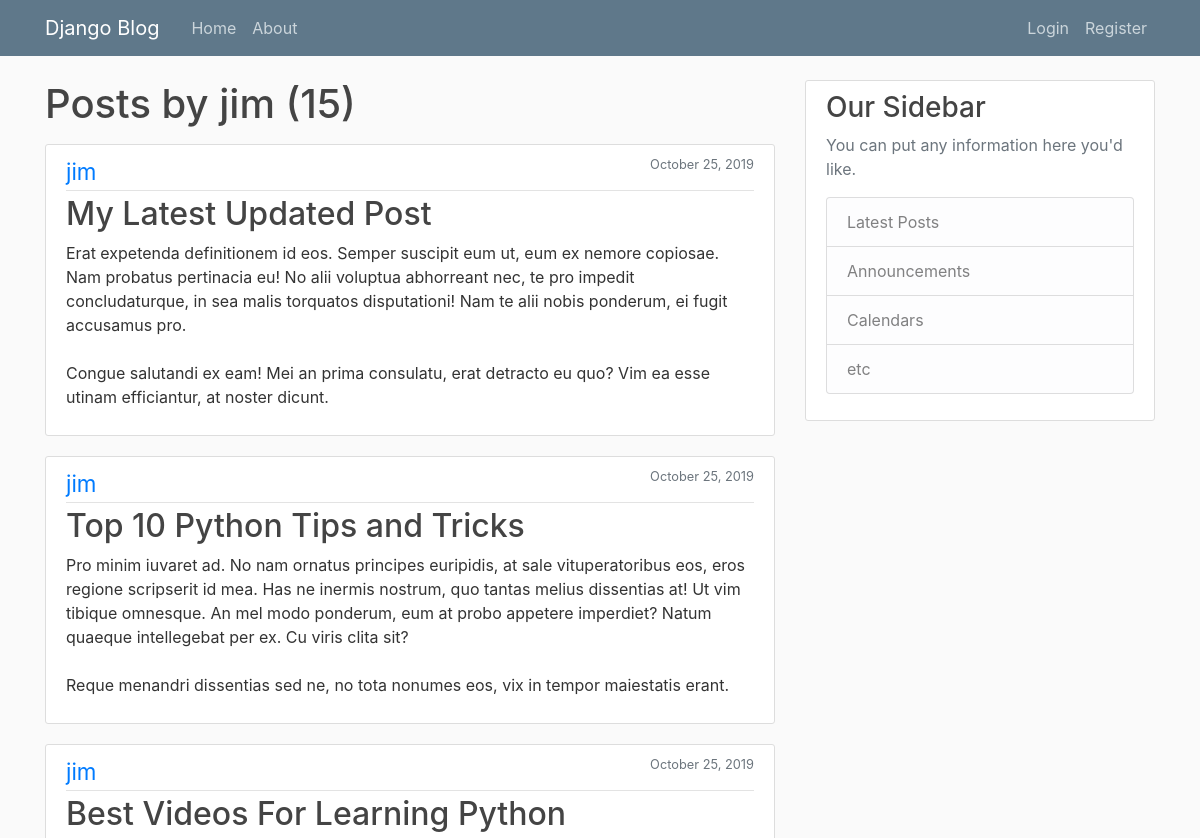
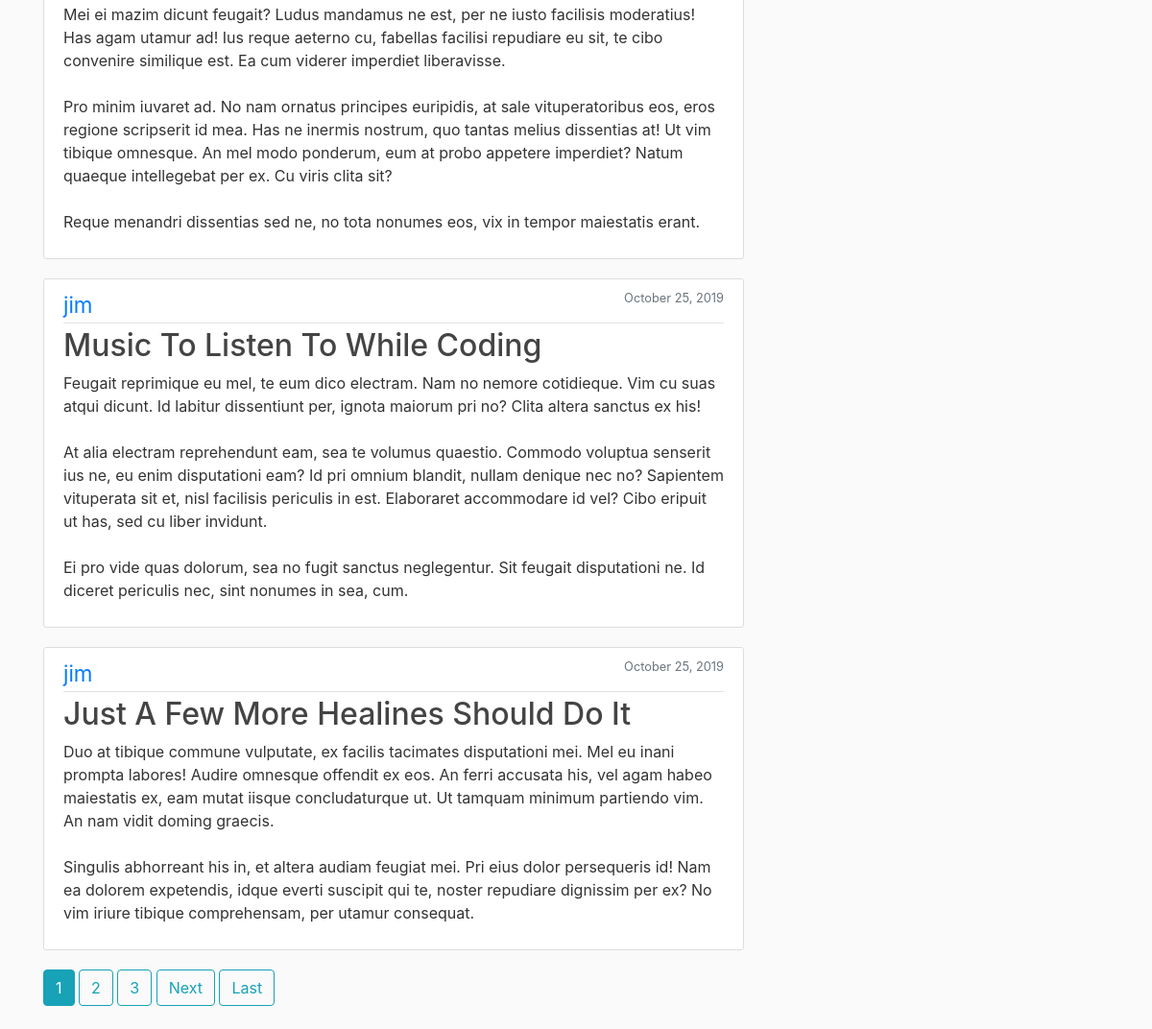
The page /user/jim on the database its author committed (2 pictures, top to bottom).
### blog/models.py (models this page shows, shortened)
class Post(models.Model):
    title = models.CharField(max_length=100)
    image = models.ImageField(blank=True, null=True)
    content = models.TextField()
    date_posted = models.DateTimeField(default=timezone.now)
    author = models.ForeignKey(User, on_delete=models.CASCADE)

### blog/views.py (the view)
# urls.py: path('user/<str:username>', UserPostListView.as_view(), name='user-posts'),
class UserPostListView(ListView):
    model = Post
    template_name = 'blog/user_posts.html'
    context_object_name = 'posts'
    paginate_by = 5
    def get_queryset(self):
        user = get_object_or_404(User, username=self.kwargs.get('username'))
        return Post.objects.filter(author=user).order_by("-date_posted")

### blog/templates/blog/user_posts.html (shortened to what this page needs)
{% extends "blog/base.html" %}
{% block content %}
<h1 class="mb-3">Posts by {{ view.kwargs.username }} ({{ page_obj.paginator.count }}) </h1>
{% for post in posts %}
<article class="media content-section">
    <div class="media-body">
        <div class="article-metadata">
            <a class="author-text" href="{% url 'user-posts' post.author.username %}">{{ post.author }}</a>
            <small class="text-muted float-right">{{ post.date_posted|date:"F d, Y" }}</small>
        </div>
        <h2><a class="article-title" href="{% url 'post-detail' post.id %}">{{ post.title }}</a></h2>
        <p class="article-content">{{ post.content }}</p>
    </div>
</article>
{% endfor %}
{% if is_paginated %}
{% for num in page_obj.paginator.page_range %}
{% if page_obj.number == num %}
<a class="btn btn-info mb-4" href="?page={{ num }}">{{ num }}</a>
{% elif num > page_obj.number|add:'-3' and num < page_obj.number|add:'3' %}
<a class="btn btn-outline-info mb-4" href="?page={{ num }}">{{ num }}</a>
{% endif %}
{% endfor %}
{% if page_obj.has_next %}
<a class="btn btn-outline-info mb-4" href="?page={{ page_obj.next_page_number }}">Next</a>
<a class="btn btn-outline-info mb-4" href="?page={{ page_obj.paginator.num_pages }}">Last</a>
{% endif %}
{% endif %}
{% endblock content %}

### blog/static/blog/main.css (style rules this page uses)
body { background: #fafafa; color: #333333; margin-top: 5rem; }
h1, h2, h3, h4, h5, h6 { color: #444444; }
.content-section { background: #ffffff; padding: 10px 20px; border: 1px solid #dddddd; border-radius: 3px; margin-bottom: 20px; }
.article-title { color: #444444; }
.article-content { white-space: pre-line; }
.article-metadata { padding-bottom: 1px; margin-bottom: 4px; border-bottom: 1px solid #e3e3e3 }
.author-text { font-size: 1.4rem; }

### rows shown on the page
Post: author "jim", date_posted "October 25, 2019", title "My Latest Updated Post", content "Erat expetenda definitionem id eos. Semper suscipit eum ut, eum ex nemore copiosae. Nam probatus pertinacia eu! No alii voluptua abhorreant nec, te pro impedit concludaturque, in sea malis torquatos disputationi! Nam te alii nobis ponderum, ei fugit accusamus pro. Congue salutandi ex eam! Mei an prima consulatu, erat detracto eu quo? Vim ea esse utinam efficiantur, at noster dicunt."
Post: author "jim", date_posted "October 25, 2019", title "Top 10 Python Tips and Tricks", content "Pro minim iuvaret ad. No nam ornatus principes euripidis, at sale vituperatoribus eos, eros regione scripserit id mea. Has ne inermis nostrum, quo tantas melius dissentias at! Ut vim tibique omnesque. An mel modo ponderum, eum at probo appetere imperdiet? Natum quaeque intellegebat per ex. Cu viris clita sit? Reque menandri dissentias sed ne, no tota nonumes eos, vix in tempor maiestatis erant."
Post: author "jim", date_posted "October 25, 2019", title "Best Videos For Learning Python", content "Mei ei mazim dicunt feugait? Ludus mandamus ne est, per ne iusto facilisis moderatius! Has agam utamur ad! Ius reque aeterno cu, fabellas facilisi repudiare eu sit, te cibo convenire similique est. Ea cum viderer imperdiet liberavisse. Pro minim iuvaret ad. No nam ornatus principes euripidis, at sale vituperatoribus eos, eros regione scripserit id mea. Has ne inermis nostrum, quo tantas melius dissentias at! Ut vim tibique omnesque. An mel modo ponderum, eum at probo appetere imperdiet? Natum quaeque intellegebat per ex. Cu viris clita sit? Reque menandri dissentias sed ne, no tota nonumes eos, vix in tempor maiestatis erant."
Post: author "jim", date_posted "October 25, 2019", title "Music To Listen To While Coding", content "Feugait reprimique eu mel, te eum dico electram. Nam no nemore cotidieque. Vim cu suas atqui dicunt. Id labitur dissentiunt per, ignota maiorum pri no? Clita altera sanctus ex his! At alia electram reprehendunt eam, sea te volumus quaestio. Commodo voluptua senserit ius ne, eu enim disputationi eam? Id pri omnium blandit, nullam denique nec no? Sapientem vituperata sit et, nisl facilisis periculis in est. Elaboraret accommodare id vel? Cibo eripuit ut has, sed cu liber invidunt. Ei pro vide quas dolorum, sea no fugit sanctus neglegentur. Sit feugait disputationi ne. Id diceret periculis nec, sint nonumes in sea, cum."
Post: author "jim", date_posted "October 25, 2019", title "Just A Few More Healines Should Do It", content "Duo at tibique commune vulputate, ex facilis tacimates disputationi mei. Mel eu inani prompta labores! Audire omnesque offendit ex eos. An ferri accusata his, vel agam habeo maiestatis ex, eam mutat iisque concludaturque ut. Ut tamquam minimum partiendo vim. An nam vidit doming graecis. Singulis abhorreant his in, et altera audiam feugiat mei. Pri eius dolor persequeris id! Nam ea dolorem expetendis, idque everti suscipit qui te, noster repudiare dignissim per ex? No vim iriure tibique comprehensam, per utamur consequat."

### other values the page prints
{{ view.kwargs.username }} "jim"
{{ page_obj.paginator.count }} "15"
{{ num }} "1"
{{ num }} "2" "3"
